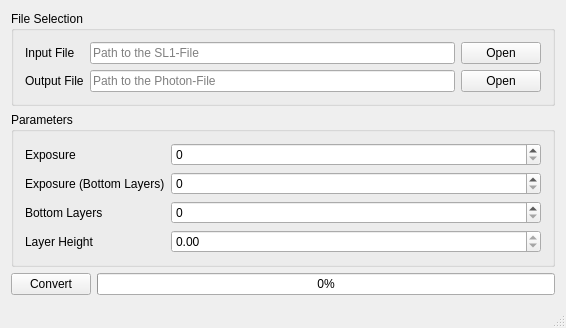
<?xml version="1.0" encoding="UTF-8"?>
<ui version="4.0">
 <class>MainWindow</class>
 <widget class="QMainWindow" name="MainWindow">
  <property name="geometry">
   <rect>
    <x>0</x>
    <y>0</y>
    <width>566</width>
    <height>291</height>
   </rect>
  </property>
  <property name="windowTitle">
   <string>SL1 to Photon Converter</string>
  </property>
  <property name="locale">
   <locale language="English" country="Germany"/>
  </property>
  <widget class="QWidget" name="centralWidget">
   <layout class="QVBoxLayout" name="verticalLayout">
    <item>
     <widget class="QGroupBox" name="groupBox">
      <property name="title">
       <string>File Selection</string>
      </property>
      <layout class="QGridLayout" name="gridLayout_2">
       <item row="1" column="0">
        <widget class="QLabel" name="label_2">
         <property name="text">
          <string>Output File</string>
         </property>
        </widget>
       </item>
       <item row="0" column="0">
        <widget class="QLabel" name="label">
         <property name="text">
          <string>Input File</string>
         </property>
        </widget>
       </item>
       <item row="1" column="1">
        <widget class="QLineEdit" name="lineEdit_outfile">
         <property name="placeholderText">
          <string>Path to the Photon-File</string>
         </property>
        </widget>
       </item>
       <item row="0" column="1">
        <widget class="QLineEdit" name="lineEdit_infile">
         <property name="placeholderText">
          <string>Path to the SL1-File</string>
         </property>
        </widget>
       </item>
       <item row="1" column="2">
        <widget class="QPushButton" name="pushButton_open_out">
         <property name="text">
          <string>Open</string>
         </property>
        </widget>
       </item>
       <item row="0" column="2">
        <widget class="QPushButton" name="pushButton_open_in">
         <property name="text">
          <string>Open</string>
         </property>
        </widget>
       </item>
      </layout>
     </widget>
    </item>
    <item>
     <widget class="QGroupBox" name="groupBox_2">
      <property name="title">
       <string>Parameters</string>
      </property>
      <layout class="QFormLayout" name="formLayout">
       <item row="0" column="0">
        <widget class="QLabel" name="exposureLabel">
         <property name="text">
          <string>Exposure</string>
         </property>
        </widget>
       </item>
       <item row="0" column="1">
        <widget class="QSpinBox" name="exposureSpinBox">
         <property name="maximum">
          <number>999</number>
         </property>
        </widget>
       </item>
       <item row="1" column="0">
        <widget class="QLabel" name="exposureBottomLayersLabel">
         <property name="text">
          <string>Exposure (Bottom Layers)</string>
         </property>
        </widget>
       </item>
       <item row="1" column="1">
        <widget class="QSpinBox" name="exposureBottomLayersSpinBox">
         <property name="maximum">
          <number>999</number>
         </property>
        </widget>
       </item>
       <item row="2" column="0">
        <widget class="QLabel" name="bottomLayersLabel">
         <property name="text">
          <string>Bottom Layers</string>
         </property>
        </widget>
       </item>
       <item row="2" column="1">
        <widget class="QSpinBox" name="bottomLayersSpinBox">
         <property name="maximum">
          <number>999</number>
         </property>
        </widget>
       </item>
       <item row="3" column="0">
        <widget class="QLabel" name="layerHeightLabel">
         <property name="text">
          <string>Layer Height</string>
         </property>
        </widget>
       </item>
       <item row="3" column="1">
        <widget class="QDoubleSpinBox" name="layerHeightDoubleSpinBox">
         <property name="locale">
          <locale language="English" country="UnitedStates"/>
         </property>
         <property name="readOnly">
          <bool>true</bool>
         </property>
         <property name="prefix">
          <string notr="true"/>
         </property>
         <property name="singleStep">
          <double>0.050000000000000</double>
         </property>
        </widget>
       </item>
      </layout>
     </widget>
    </item>
    <item>
     <layout class="QHBoxLayout" name="horizontalLayout">
      <item>
       <widget class="QPushButton" name="pushButton_convert">
        <property name="text">
         <string>Convert</string>
        </property>
       </widget>
      </item>
      <item>
       <widget class="QProgressBar" name="progressBar">
        <property name="value">
         <number>0</number>
        </property>
        <property name="textVisible">
         <bool>true</bool>
        </property>
       </widget>
      </item>
     </layout>
    </item>
   </layout>
  </widget>
  <widget class="QStatusBar" name="statusBar"/>
 </widget>
 <layoutdefault spacing="6" margin="11"/>
 <resources/>
 <connections/>
</ui>
